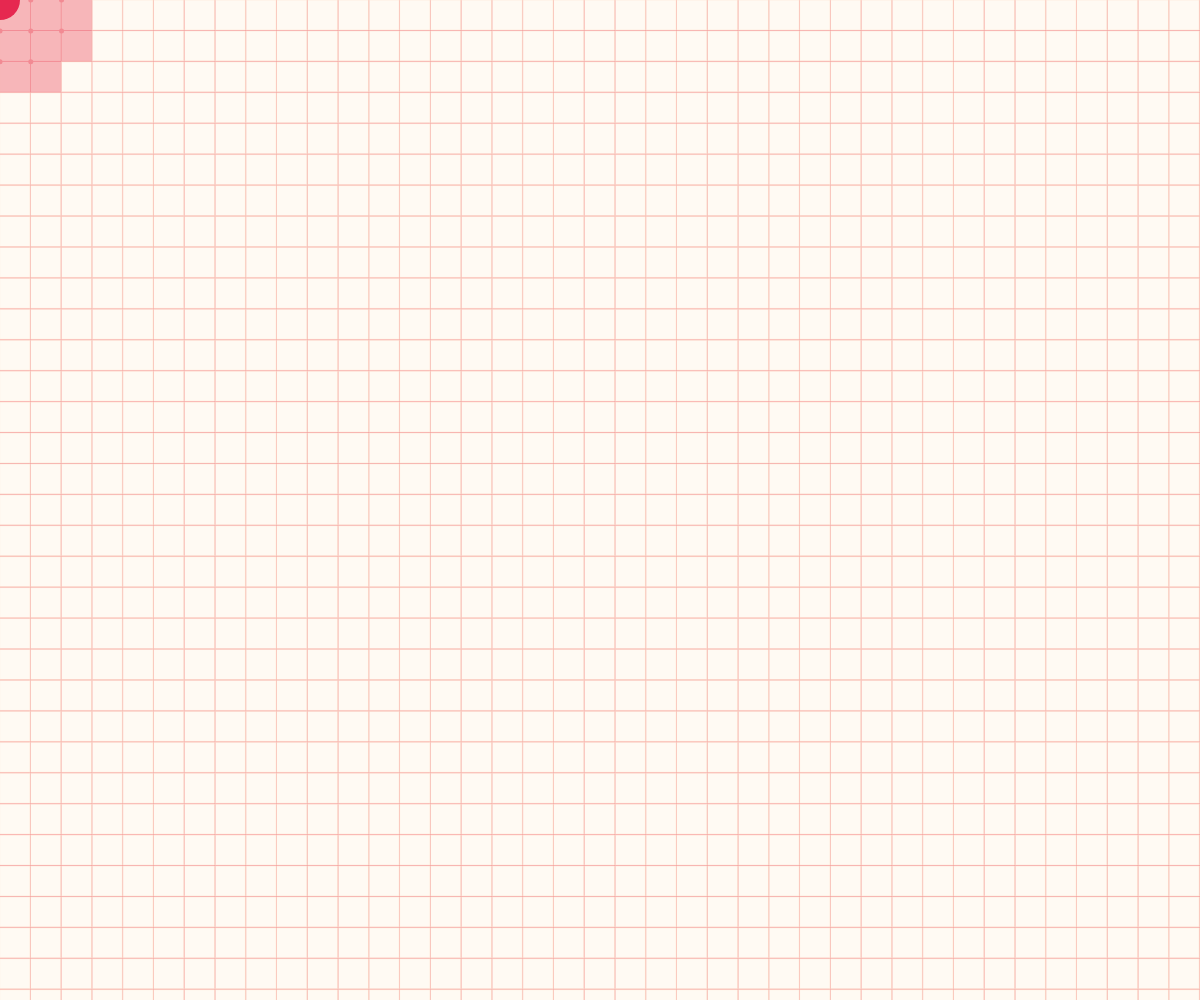
Frame 1 (no input)
Frame 60 (no input): identical to frame 1, image omitted
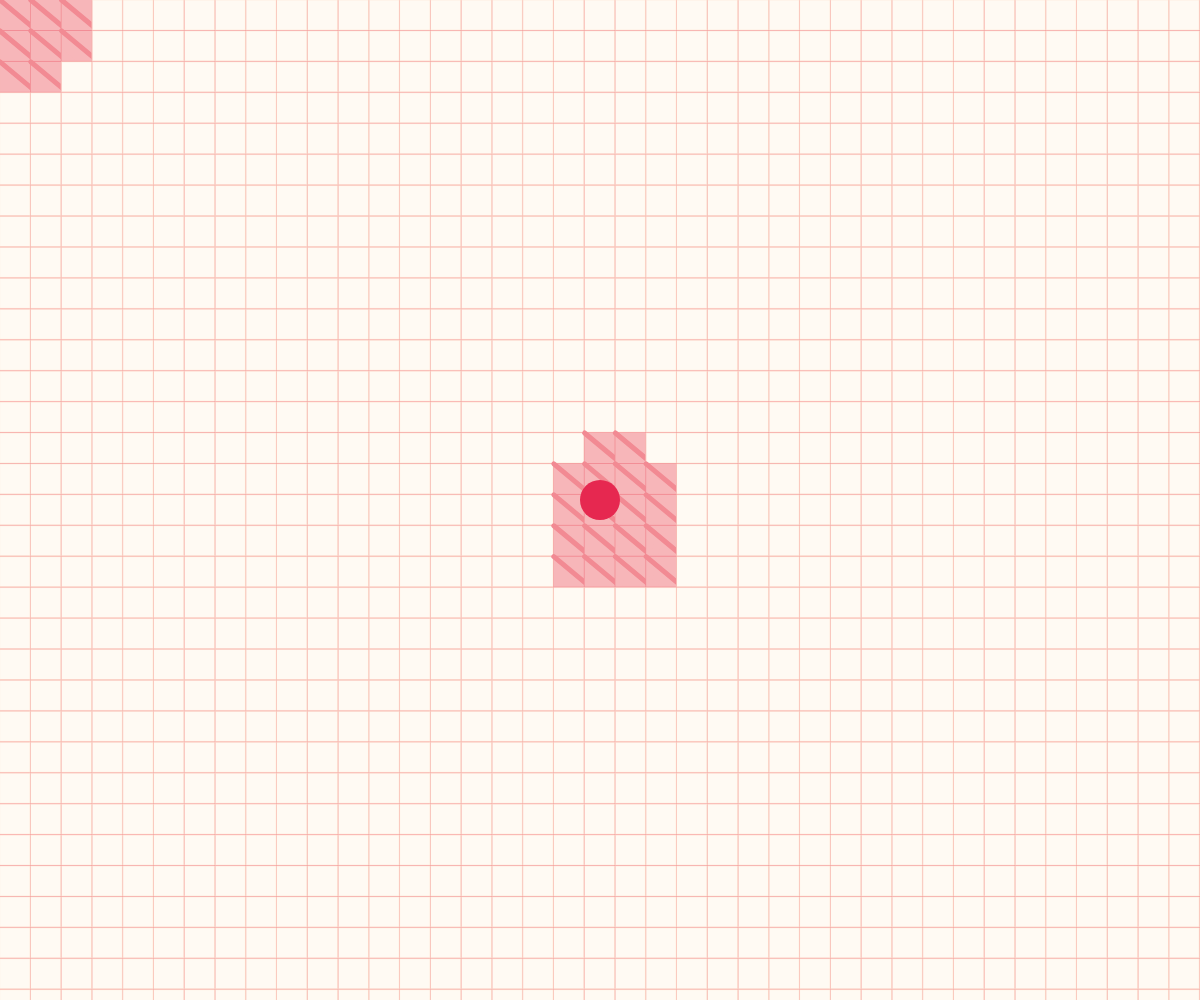
Frame 120 (the mouse pressed at the canvas centre since frame 60)

The p5.js sketch that drew these frames (run headless with seeded random() and noise() and a simulated clock; from frame 60 on, the mouse is pressed at the canvas centre):

// p5.js sketch
// ── sketch.js
// Pia Scharf - 2020

let grid;
let w;
let h;

let size;



function setup() {
  w = windowWidth;
  h = windowHeight;
  size = 30;

  createCanvas(w, h);
  
  grid = new Grid(w / 30, h / 30, size); // anzahl, groesse
  grid.initGrid();

  rectMode(CORNER);
  strokeWeight(0.5);
    //init mouse in center
  mouseX = w / 2;
  mouseY = h / 2;


}

function draw() {

  background(242, 138, 147); // Salmon Pink
  grid.displayGrid();
  grid.displayUser();

}



class Grid {

  constructor(numX, numY, temp_s) {

    this.numberX = numX;
    this.numberY = numY;
    this.s = temp_s;
    this.tiles = [];
    this.userR = w/30;

  }


  initGrid() {

    for (let i = 0; i < this.numberX; i++) {
      for (let j = 0; j < this.numberY; j++) {


        let ii = map(i, 0, this.numberX - 1, 0, width);
        let jj = map(j, 0, this.numberY - 1, 0, height);

        let tile = new Tile(ii, jj, this.s);
        this.tiles.push(tile);
      }
    }

  }


  displayGrid() {


    for (let i = 0; i < this.tiles.length; i++) {
      let til = this.tiles[i];
      til.move();
      til.display();

    }
  }


  displayUser() {

    push();
    fill(230, 40, 80); //Amaranth
    noStroke();
    ellipse(mouseX, mouseY, this.userR, this.userR);
    pop();

  }

}



class Tile {

  constructor(x, y, temp_s) {

    this.originX = x;
    this.originY = y;

    this.x = 0;
    this.y = 0;
    this.s = temp_s;
    this.a = 0.1;
    this.c = color(253, 235, 218); //Antique White
    this.strokerize = true;

  }


  move() {
    
    let rad = size*2.5; 

    let d = dist(mouseX, mouseY, this.originX, this.originY);


    if (d < rad) {

      this.c = color(255, 250, 243, 100); //Floral White with 100 Alpha

      this.strokerize = false;

    }

  }


  display() {

    push();
    translate(this.originX, this.originY);
    //rotate(this.a);



    if (this.strokerize) {

      stroke(252, 224, 205); //Unbleached Silk
      fill(255, 250, 243); // Floral White
      

      rect(this.x, this.y, this.s, this.s);


    } else {


      noStroke();
      fill(this.c);
      rect(this.x, this.y, this.s, this.s);

      strokeWeight(5);
      stroke(242, 138, 147); // Salmon Pink

      line(this.x, this.y, mouseX, mouseY);

    }

    pop();
    
  }


}
